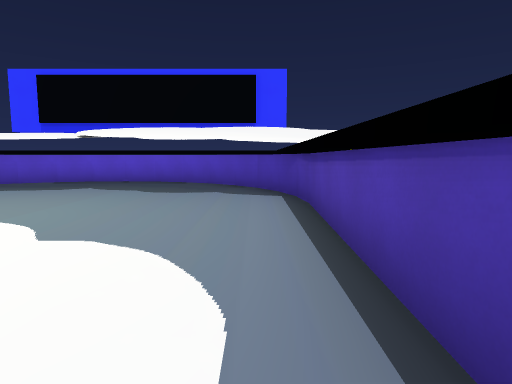
View 1 (above)

12 first-person views from a walk through a level from a Godot 3-D game. The camera is 1.3 m above the floor, tilts 6° down and sees 75° across. The floor is counted in squares, 2 m on a side. Each view is taken from the middle of a square. On the plan, view 1 faces up. The plan holds only what a view shows up to about 10 squares ahead; the rest is blank. Flat picture figures and markers are left out. Some surface patterns are stand-ins.

View 2
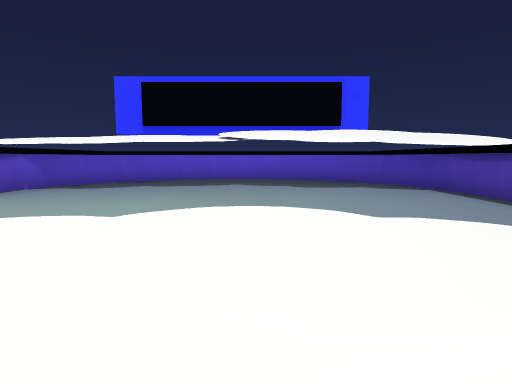

View 3
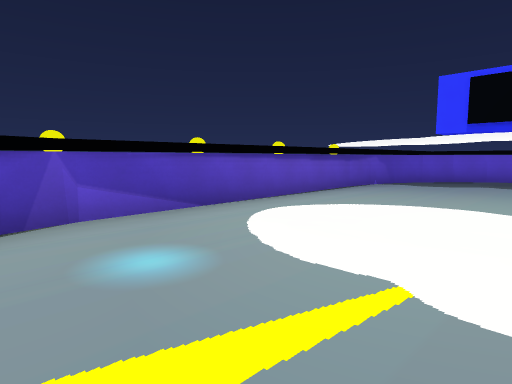

View 4
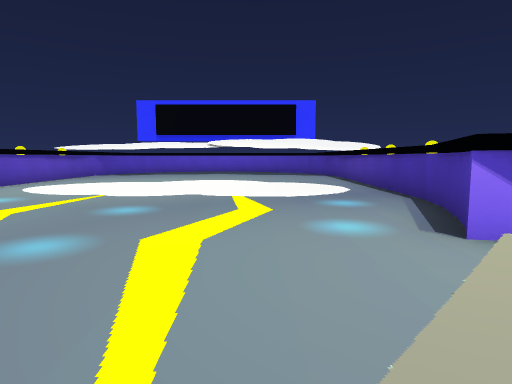

View 5
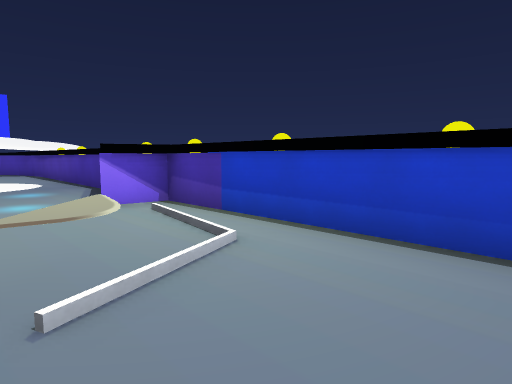

View 6
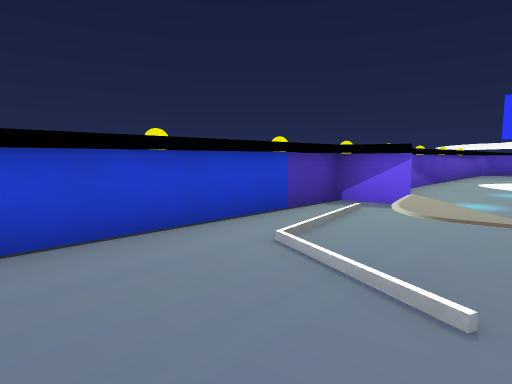

View 7
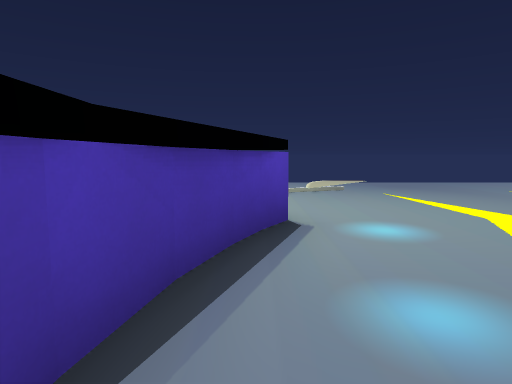

View 8
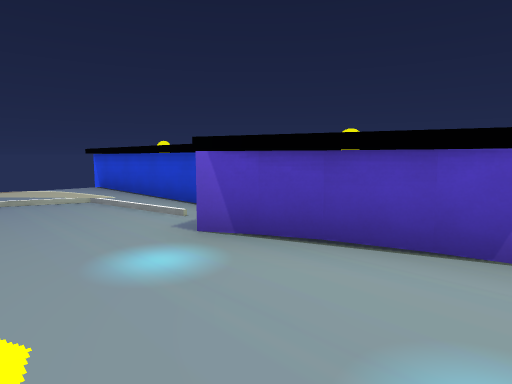

View 9
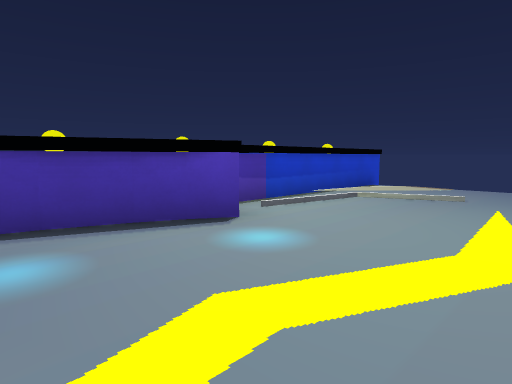

View 10
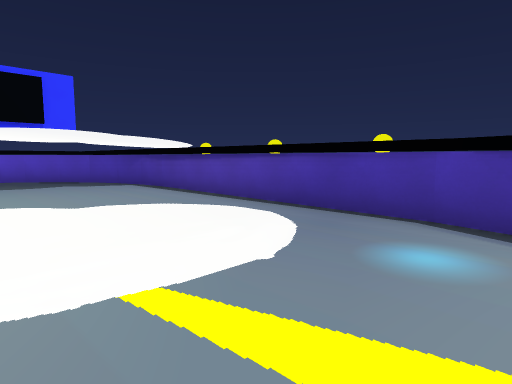

View 11
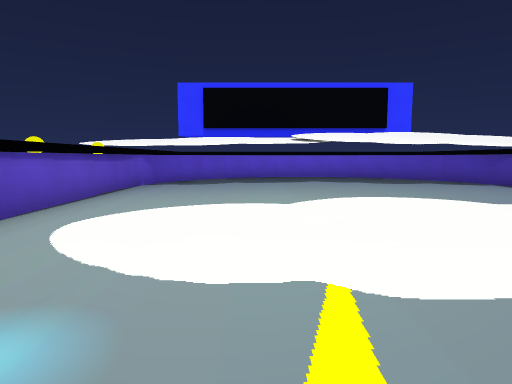

View 12
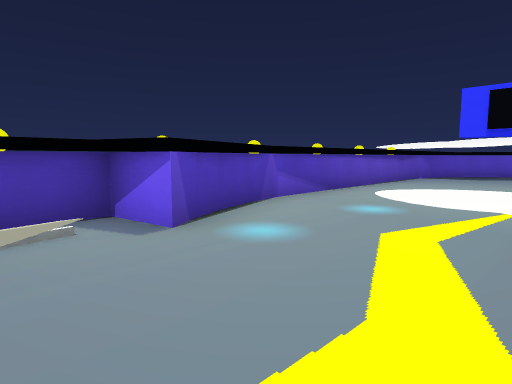

### Floor plan
Points are (right, up) in squares from view 1. A wall is a line through its corners. A room is listed if a view was taken in it or the views show most of it. See-through windows are left out.
Room 1 (views 1, 2, 3, 4, 5, 6, 7, 8, 9, 10, 11, 12)
walls: (-7.6, -0.9) (-7.4, -1.8); (-7.4, -1.7) (-7.2, -2.5); (-7.2, -2.4) (-7, -2.9) (-6.7, -3.4) (-7.7, -3.6) (-7.7, -8.9); (0.6, -1) (0.8, 4.7) (0.7, 5.5) (0.4, 6.3); (0.4, -1.8) (0.6, -0.8); (0, -3) (0.4, -1.7); (0.5, -4.9) (0.5, -3.5) (-0.3, -3.4) (0, -2.9); (-7.4, 6.4) (-7.7, 5.5) (-7.7, 4.7) (-7.7, -1.1); (0.5, 6.2) (0, 7.1); (-7, 7.1) (-7.5, 6.2); (0.1, 7) (-0.5, 7.8); (-5.8, 8.2) (-6.5, 7.7) (-7, 7); (-0.5, 7.7) (-1.2, 8.2); (-5.1, 8.6) (-5.9, 8.2); (-1.1, 8.2) (-1.9, 8.6) (-2.7, 8.9); (-2.7, 8.8) (-3.5, 8.9); (-4.3, 8.9) (-5.2, 8.6); (-3.4, 8.9) (-4.4, 8.8); (0.6, -8.9) (0.6, -4.5)

Positions as (right, up) in squares from view 1, and headings:
1: (0, 0), facing up
2: (-3, -1), facing up
3: (-4, -2), facing up-left
4: (-2, -6), facing up
5: (-2, -8), facing up-right
6: (-5, -8), facing up-left
7: (0, 0), facing down
8: (-5, -1), facing down-left
9: (-3, -1), facing down-right
10: (-3, -2), facing up-right
11: (-5, -2), facing up
12: (-4, -5), facing up-left
